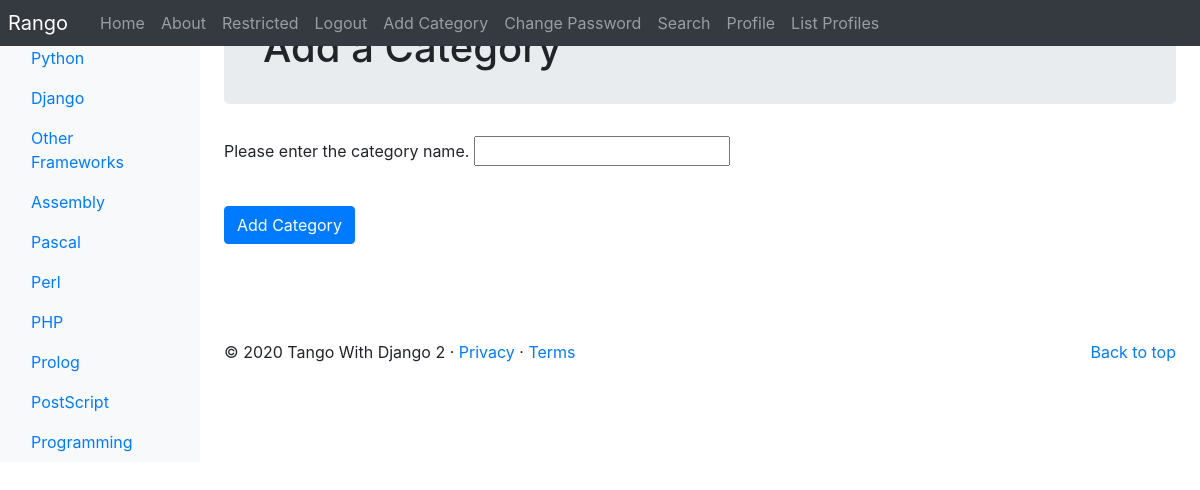
/rango/add_category/ (signed in), run on the app's committed database.
### rango/models.py (models this page shows, shortened)
class Category(models.Model):
    NAME_MAX_LENGTH = 128
    name = models.CharField(max_length=NAME_MAX_LENGTH, unique=True)
    views = models.IntegerField(default=0)
    likes = models.IntegerField(default=0)
    slug = models.SlugField(unique=True)
    class Meta:
        verbose_name_plural = 'Categories'

### rango/views.py (the view, shortened to what this page needs)
# urls.py: path('add_category/', views.AddCategoryView.as_view(), name='add_category'),
class AddCategoryView(View):
    @method_decorator(login_required)
    def get(self,request):
        form = CategoryForm()
        return render(request, 'rango/add_category.html', {'form':form})

### rango/forms.py
class CategoryForm(forms.ModelForm):
    name = forms.CharField(max_length=Category.NAME_MAX_LENGTH,help_text="Please enter the category name.")
    views = forms.IntegerField(widget=forms.HiddenInput(), initial=0)
    likes = forms.IntegerField(widget=forms.HiddenInput(), initial=0)
    slug = forms.CharField(widget=forms.HiddenInput(), required=False)
    class Meta:
        model = Category
        fields = ('name',)

### rango/templatetags/rango_template_tags.py (called while the page is built)
@register.inclusion_tag('rango/categories.html')
def get_category_list(current_category=None):
    return {'categories': Category.objects.all(),
    'current_category': current_category}

### templates/rango/add_category.html (shortened to what this page needs)
{% extends 'rango/base.html' %}
{% block body_block %}
<div class="jumbotron p-4">
    <div class="container">
        <h1 class="jumbotron-heading">Add a Category</h1>
    </div>
</div>
<div class="container">
    <div class="row">
        <form action="{% url 'rango:add_category' %}" method="POST" id="category_form" role="form">
        {% for field in form.visible_fields %}
            {{ field.help_text }}
            {{ field }}
            <div class="p-2"></div>
        {% endfor %}
        <br />
        <button class="btn btn-primary" type="submit" name="submit">
            Add Category
        </button>
        <div class="p-5"></div>
        </form>
    </div>
</div>
{% endblock %}

### templates/rango/categories.html (shortened to what this page needs)
<ul class="nav flex-column">
    {% if categories %}
        {% for c in categories %}
            {% if c == current_category %}
            <li class="nav-item">
                <a class="nav-link active" href="{% url 'rango:show_category' c.slug %}"><span data-feather="archive"></span>{{ c.name }}</>
            </li>
            {% else %}
            <li class="nav-item">
                <a class="nav-link" href="{% url 'rango:show_category' c.slug %}">{{c.name}}</a>
            </li>
            {% endif %}
        {% endfor %}
    {% else %}
        <li><strong>There are no categories present.</strong></li>
    {% endif %}
</ul>

### data on the page
Category: name "Python"
Category: name "Django"
Category: name "Other Frameworks"
Category: name "Assembly"
Category: name "Pascal"
Category: name "Perl"
Category: name "PHP"
Category: name "Prolog"
Category: name "PostScript"
Category: name "Programming"

### other printed values
{{ field.help_text }} "Please enter the category name."
